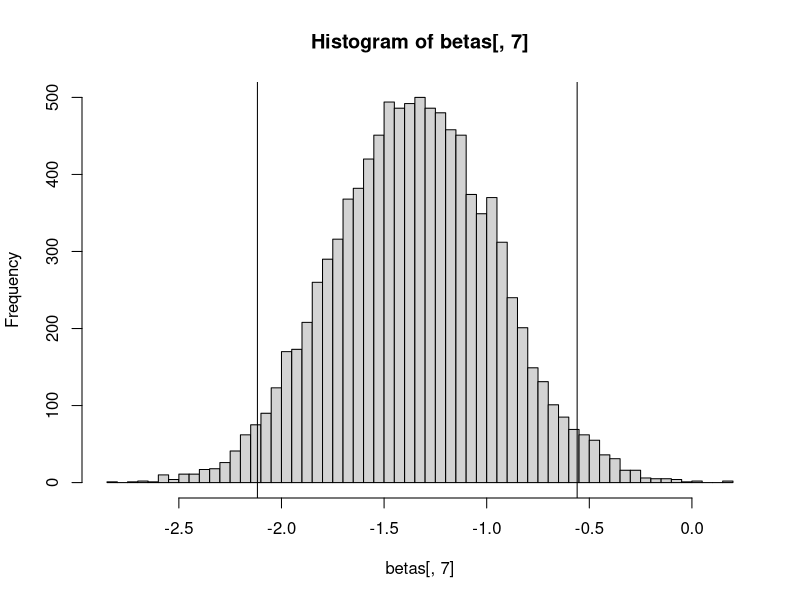
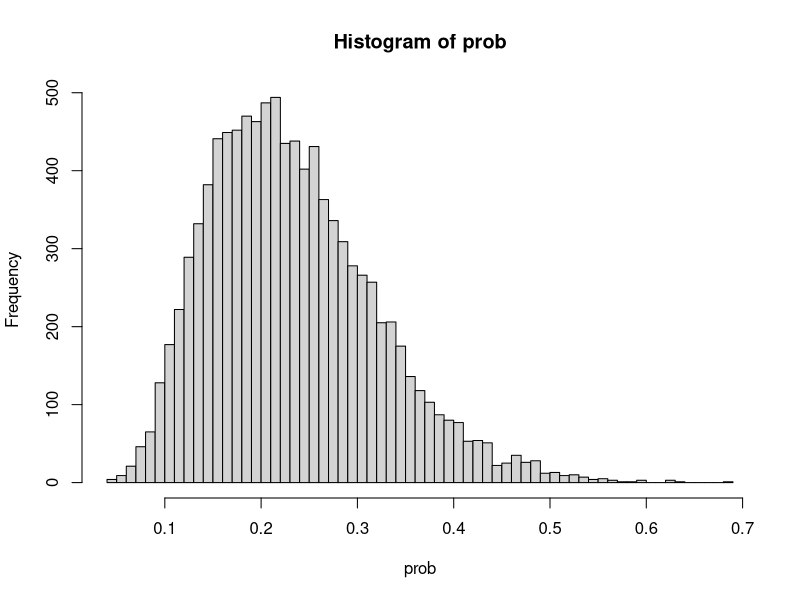
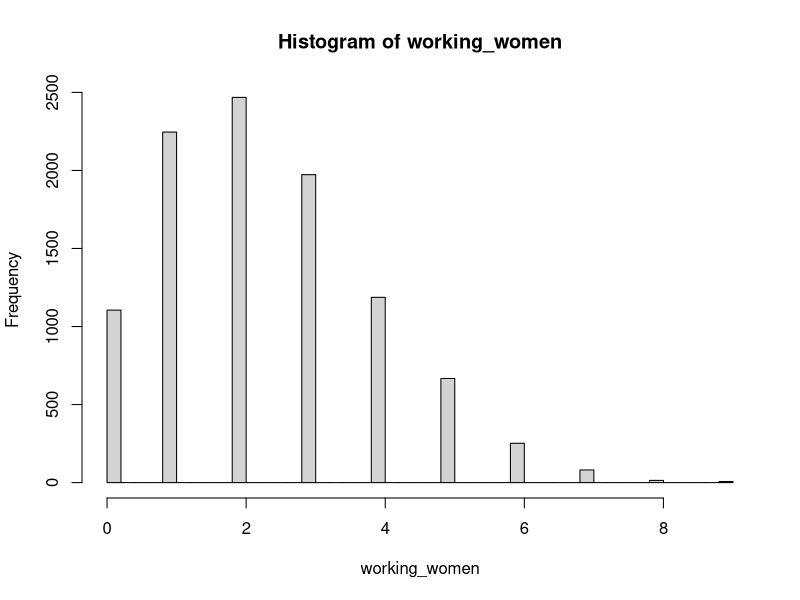

Here is the R script that generated these plots, in order:
library("mvtnorm")
set.seed(1234)
Data<-read.table('WomenWork.dat', header=T)  
y <- as.vector(Data[,1])
X <- as.matrix(Data[,2:9])
covNames <- names(Data)[2:length(names(Data))]
nPara <- dim(X)[2];

tau <- 10
mu <- as.vector(rep(0,nPara)) 
Sigma <- tau^2*diag(nPara)


LogPostLogistic <- function(betas,y,X,mu,Sigma){
  nPara <- length(betas)
  linPred <- X%*%betas
  
  logLik <- sum( linPred*y -log(1 + exp(linPred)))
  if (abs(logLik) == Inf) logLik = -20000
  
  logPrior <- dmvnorm(betas, matrix(0,nPara,1), Sigma, log=TRUE)
  return(logLik + logPrior)
}

initVal <- as.vector(rep(0,dim(X)[2])); 

OptimResults<-optim(initVal,LogPostLogistic,gr=NULL,y,X,mu,Sigma,method=c("BFGS"),control=list(fnscale=-1),hessian=TRUE)


beta_tilde <- OptimResults$par
j_inv <- -solve(OptimResults$hessian)

betas <- rmvnorm(10000, beta_tilde, j_inv)

hist(betas[,7], 100)
cred_interval <- quantile(betas[,7], c(0.025, 0.975))
abline(v=cred_interval[1])
abline(v=cred_interval[2])


glmModel <- glm(Work ~ 0 + ., data = Data, family="binomial")
summary(glmModel)

#b

covariates <- matrix(c(1, 10, 8, 10, 1, 40, 1, 1), 1,8)
prob <- c()

for (i in 1:10000) {
  betas <- rmvnorm(1, beta_tilde, j_inv)
  prob[i] <- exp(covariates%*%t(betas))/(1+exp(covariates%*%t(betas)))
}

hist(prob, 50)

# c
working_women <- c()

for (i in 1:length(prob)) {
  working_women[i] <- rbinom(1, 10, prob[i])
}


hist(working_women, 50)
